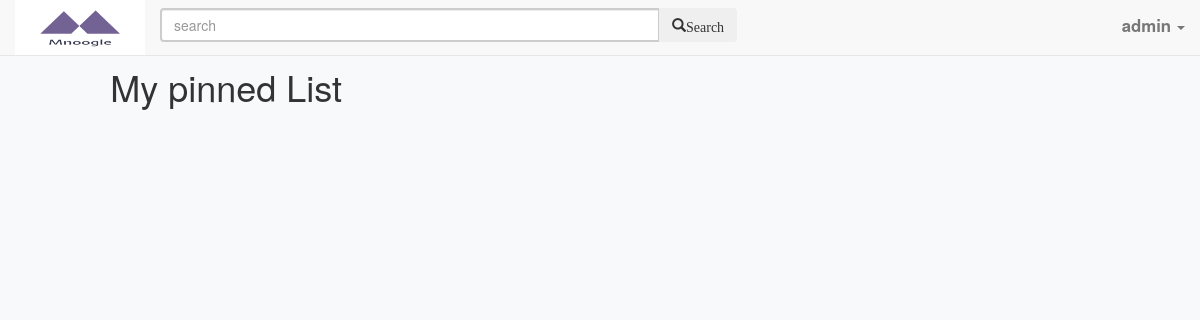
The app's page /account/profile/ (signed in), older data.
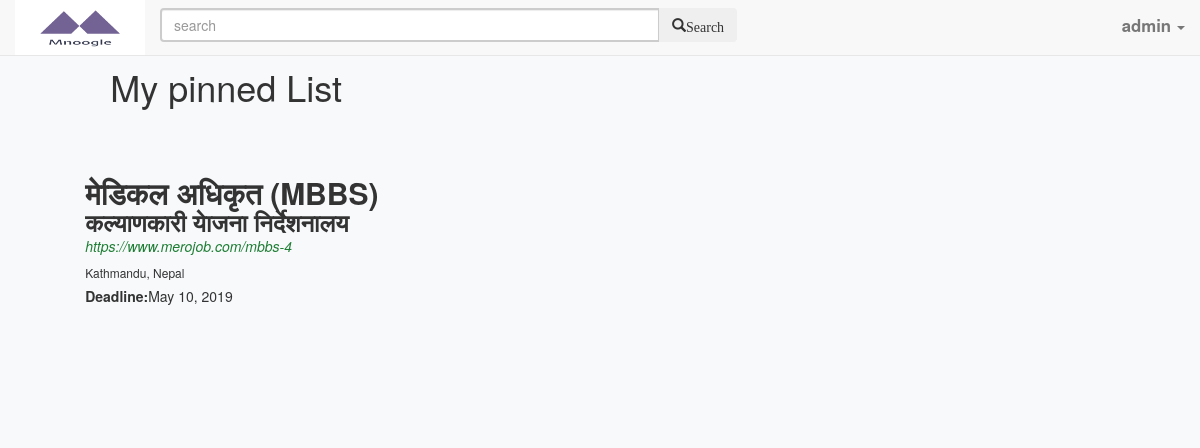
The same page, newer data.
### jobs/models.py (models this page shows, shortened)
class Jobs(models.Model):
	Job_Id = models.IntegerField(default=True)
	Job = models.CharField(max_length=250)
	Company = models.TextField(max_length = 250, default="Not Available")
	Address = models.TextField(max_length = 250, default="Not available")
	Deadline = models.DateField(default=timezone.now)
	flag = models.BooleanField(default = 0)
	URL = models.URLField(
		max_length=128,
		db_index=True,
		unique=False,
		blank=True
	)
	class Meta:
		ordering = ('-Deadline',)

### account/views.py (the view)
# urls.py: path('profile/', views.profile, name = 'profile'),
@login_required(login_url="/account/login")
def profile(request):
    jobsprofile = Jobs.objects.filter(flag=True)
    context = {
        'jobsprofile':jobsprofile,
    }
    return render(request, 'profile.html', context)

### account/templates/profile.html (shortened to what this page needs)
 {% extends 'jobs/base.html' %}
{% load static %}
{% block content %}
<div class="container-fluid">
      <div class="row" style="padding-top: 4%; padding-left: 6%">
        <div class="col-sm-8 blog-main">
          <div class="blog-post">
              <div class="row">
                        <ul><H1>My pinned List</h1></ul><br><br><br>
                      <div class="col-lg-12">
                        {% for job in jobsprofile %}
                            <div class="list-group">
                                <h2 class="text-left" style="margin: 0px">
                                    <b>{{ job.Job }}</b>
                                </h2>
				<h3 class="text-left" style="margin: 0px">
                                    <b>{{ job.Company }}</b>
                                </h3>
                                <a href="{{job.URL}}" style="font-size: 14px; color: #1e7e34"><em>{{job.URL}}</em></a>
				<h6 class ="text-left">{{ job.Address }}</h6>
                                <h5 class ="text-left"><b>Deadline:</b>{{ job.Deadline }}</h5>
                                <h6 class = "text-left">{{job.}}
                                <br><br>
                                {% endfor %}
{% endblock %}

Row changes from the older to the newer data that the page shows:
now on this page (row edited): Jobs: Job "मेडिकल अधिकृत (MBBS)", Company "कल्याणकारी याेजना निर्देशनालय", URL "https://www.merojob.com/mbbs-4", Address "Kathmandu, Nepal", Deadline "May 10, 2019"
